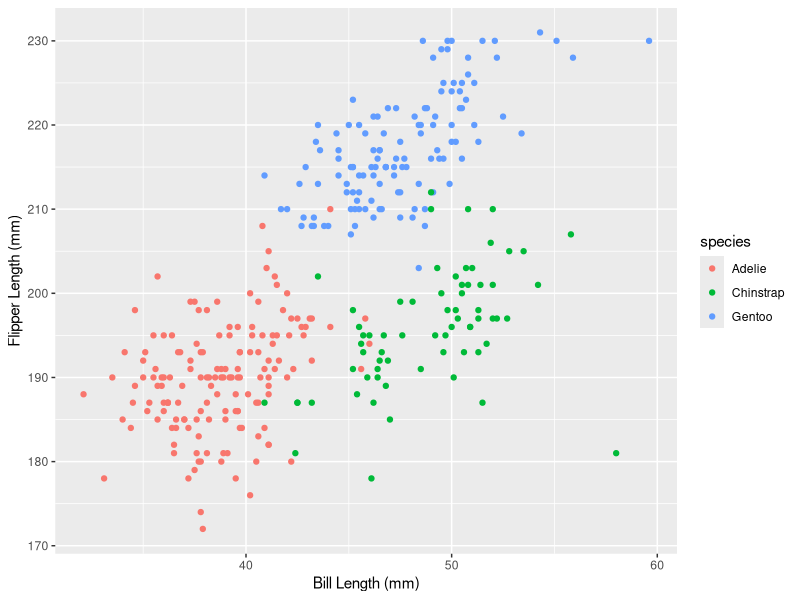
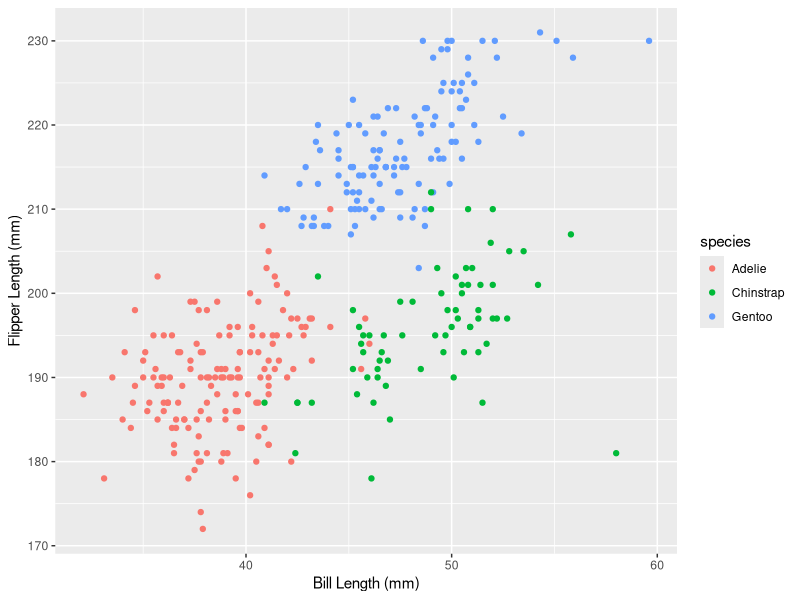

Write the R code that produced these figures, in order.
## ---- chunk 1
data("penguins", package = "palmerpenguins")
## ---- chunk 2
nrow(penguins)
ncol(penguins)
## ---- chunk 3
summary(penguins)
## ---- chunk 4
#Load tidyverse library
## ---- chunk 5
library(tidyverse)
#Create scatter plot colored by species
ggplot(penguins, aes(x = bill_length_mm, y = flipper_length_mm, color = species)) + geom_point()+ xlab("Bill Length (mm)") + ylab("Flipper Length (mm)")
#Save plot
ggsave("penguins_scatter.pdf", height = 4, width = 6)
## ---- chunk 6
#dataframe named 'problem2'
problem2 = tibble(
  # random sample of size 10 from standard normal distribution
  vec_rand_10 = rnorm(10, mean = 0, sd = 1),
  # logical vector indication whether sample elements are > 0 
  vec_logical = vec_rand_10 > 0,
  # character vector of length 10
  vec_char = character(10),
  # factor vector of length 10 with 3 factor levels
  vec_factor = factor(c("L1", "L2", "L3", "L3","L3","L1","L3", "L2", "L1", "L1"))
)
## ---- chunk 7
mean(pull(problem2,vec_rand_10))
## ---- chunk 8
mean(pull(problem2,vec_logical))
## ---- chunk 9
mean(pull(problem2,vec_char))
## ---- chunk 10
mean(pull(problem2,vec_factor))
